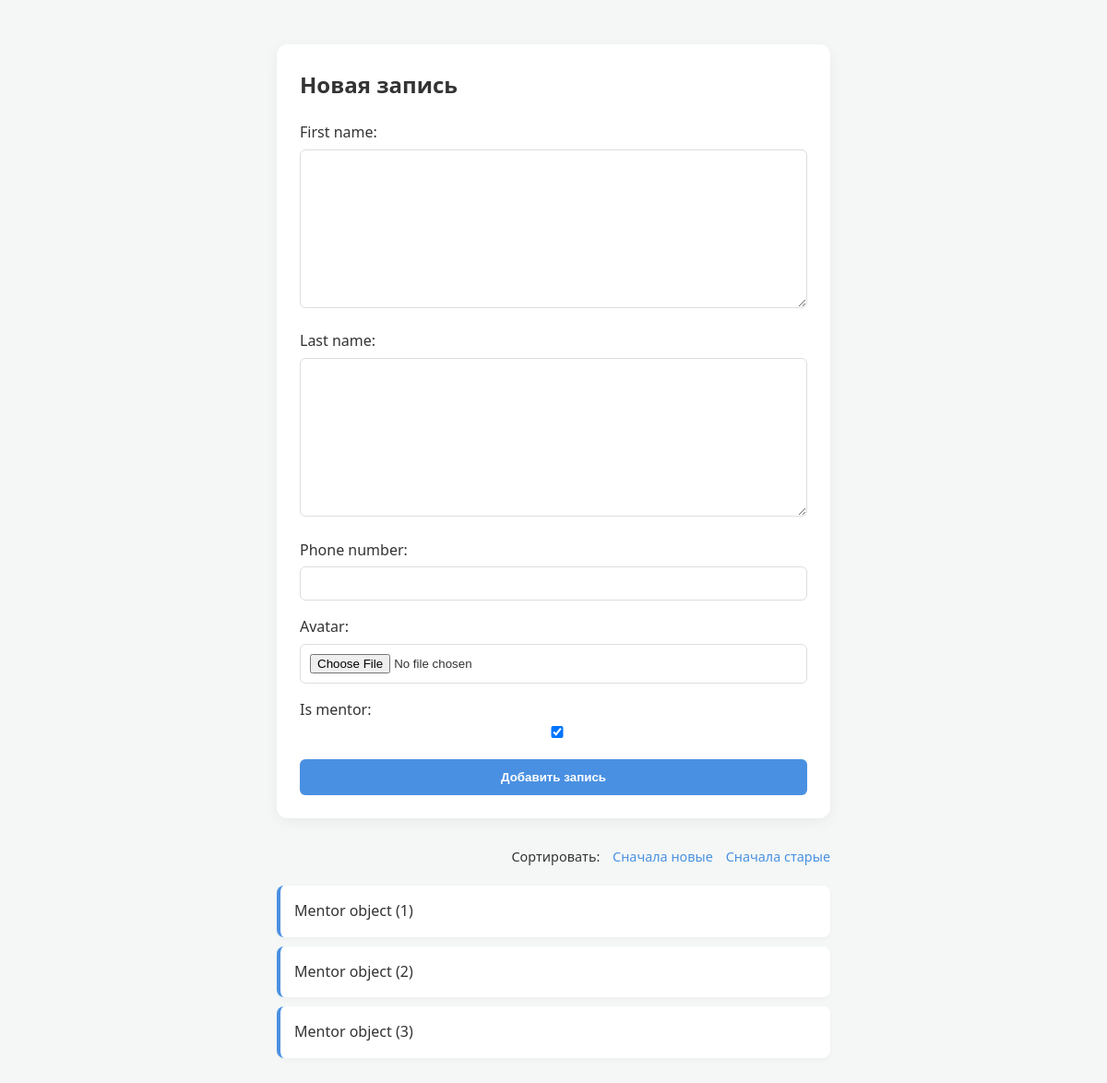
The app's page /lms/add_mentor/ with its own data.
### lms/models.py (models this page shows)
class Mentor(models.Model):
    first_name = models.TextField(max_length=20)
    last_name = models.TextField(max_length=20)
    phone_number = models.IntegerField()
    avatar = models.ImageField(upload_to='media/')
    is_mentor = models.BooleanField(default=True)

### lms/views.py (the view)
# urls.py: path('add_mentor/', views.mentor_items, name='mentor_items'),
def mentor_items(request):
    sort_by = request.GET.get('sort', 'id')
    items = Mentor.objects.all().order_by(sort_by)
    if request.method == "POST":
        form = MentorForm(request.POST, request.FILES)
        if form.is_valid():
            form.save()
            return redirect('item_list')
    else:
        form = MentorForm()
    return render(request, 'add_mentor.html', {
        'items': items,
        'form': form
    })

### lms/forms.py
class MentorForm(forms.ModelForm):
    class Meta:
        model = Mentor
        fields = '__all__'

### lms/templates/add_mentor.html (shortened to what this page needs)
<!DOCTYPE html>
<html lang="ru">
<head>
</head>
<body>
<div class="container">
    <form method="post" enctype="multipart/form-data">
        <h2 style="margin-top: 0;">Новая запись</h2>
        {{ form.as_p }}
        <button type="submit">Добавить запись</button>
    </form>
    <div class="sorting">
        <span>Сортировать:</span>
        <a href="?sort=-id">Сначала новые</a>
        <a href="?sort=id">Сначала старые</a>
    </div>
    <ul>
        {% for item in items %}
            <li>{{ item }}</li>
        {% empty %}
            <li style="border-left-color: #ccc; color: #888;">Записей пока нет...</li>
        {% endfor %}
    </ul>
</div>
</body>
</html>

### lms/templates/add_mentor.html (style rules this page uses)
:root { --primary-color: #4a90e2; --bg-color: #f4f7f6; --text-color: #333; --card-bg: #ffffff; }
body { font-family: 'Segoe UI', Tahoma, Geneva, Verdana, sans-serif; background-color: var(--bg-color); color: var(--text-color); line-height: 1.6; display: flex; flex-direction: column; align-items: center; padding: 40px 20px; }
.container { width: 100%; max-width: 600px; }
form { background: var(--card-bg); padding: 25px; border-radius: 12px; box-shadow: 0 4px 15px rgba(0,0,0,0.05); margin-bottom: 30px; }
form p { margin-bottom: 15px; }
input, textarea, select { width: 100%; padding: 10px; margin-top: 5px; border: 1px solid #ddd; border-radius: 6px; box-sizing: border-box; }
button { background-color: var(--primary-color); color: white; border: none; padding: 12px 20px; border-radius: 6px; cursor: pointer; font-weight: 600; transition: opacity 0.2s; width: 100%; }
.sorting { margin-bottom: 20px; text-align: right; font-size: 0.9em; }
.sorting a { text-decoration: none; color: var(--primary-color); margin-left: 10px; font-weight: 500; }
ul { list-style: none; padding: 0; }
li { background: var(--card-bg); margin-bottom: 10px; padding: 15px; border-radius: 8px; box-shadow: 0 2px 5px rgba(0,0,0,0.03); border-left: 4px solid var(--primary-color); transition: transform 0.2s; }

### records on screen
Mentor: id "Mentor object (1)"
Mentor: id "Mentor object (2)"
Mentor: id "Mentor object (3)"
